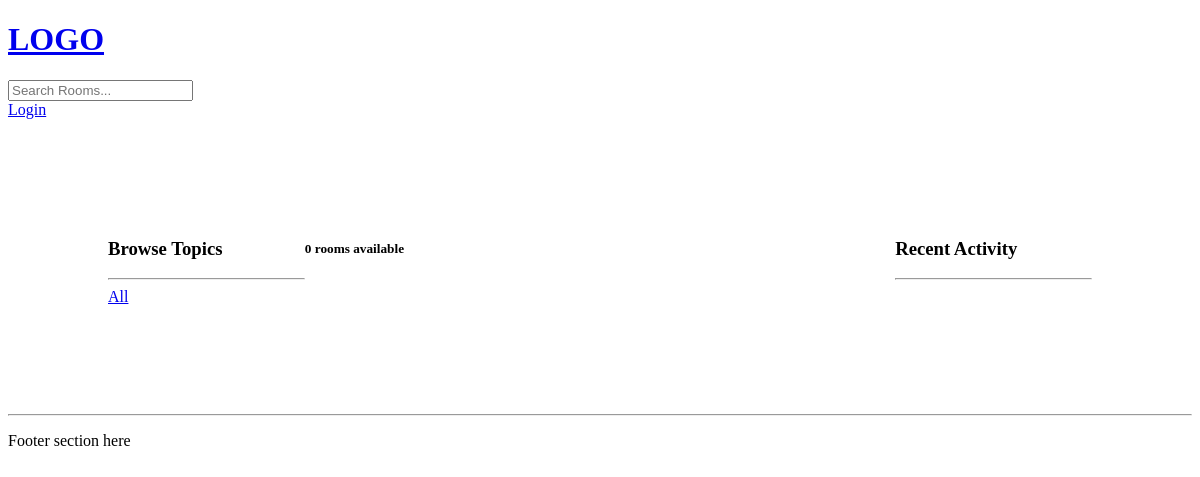
The app's page /, older data.
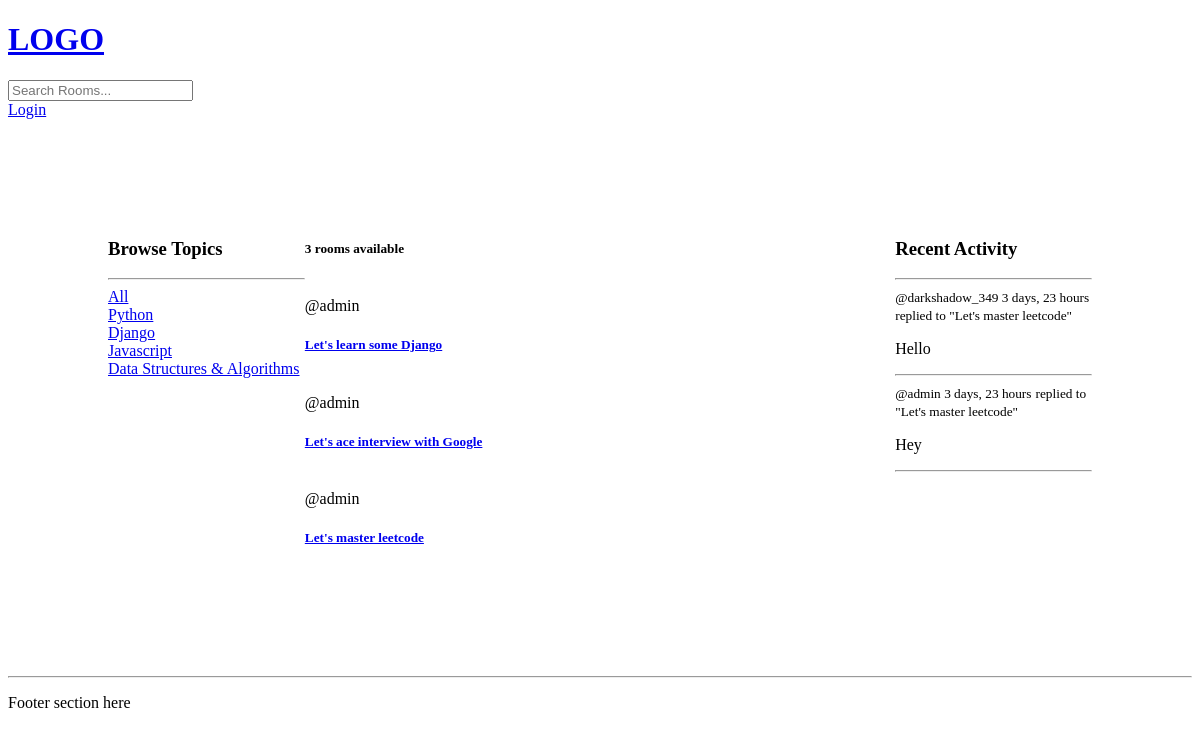
The same page, newer data.
### core/models.py (models this page shows, shortened)
class Topic(models.Model):
    name = models.CharField(max_length=200)

class Room(models.Model):
    host = models.ForeignKey(User, on_delete=models.SET_NULL, null=True)
    topic = models.ForeignKey(Topic, on_delete=models.SET_NULL, null=True)
    name = models.CharField(max_length=200)
    description = models.TextField(null=True, blank=True)
    participants=models.ManyToManyField(User, related_name="participants", blank=True)
    updated = models.DateTimeField(auto_now=True)
    created = models.DateTimeField(auto_now_add=True)
    class Meta:
        ordering = ['-updated', '-created']
    def __str__(self) -> str:
        return self.name

class Message(models.Model):
    user = models.ForeignKey(User, on_delete=models.CASCADE)
    room = models.ForeignKey(Room, on_delete=models.CASCADE)
    body = models.TextField()
    updated = models.DateTimeField(auto_now=True)
    created = models.DateTimeField(auto_now_add=True)
    class Meta:
        ordering = ['-updated', '-created']
    def __str__(self) -> str:
        return self.body[0:50]

### core/views.py (the view)
# urls.py: path('', views.home, name='home'),
def home(request):
    q = request.GET.get('q') if request.GET.get('q') is not None else ''
    rooms = Room.objects.filter(
        Q(topic__name__icontains=q) |
        Q(name__icontains=q) |
        Q(description__icontains=q)
        )
    room_count = rooms.count()
    topics = Topic.objects.all()
    room_messages = Message.objects.all()
    context = {
        'rooms': rooms,
        'topics': topics,
        'room_count': room_count,
        'room_messages': room_messages,
    }
    return render(request, 'core/home.html', context)

### core/templates/core/home.html (shortened to what this page needs)
{% extends 'base.html' %}
{% block content %}
<div class="home-container">
    <div>
        <h3>Browse Topics</h3>
        <hr>
        <a href="{% url 'core:home' %}">All</a>
        {% for topic in topics %}
            <div>
                <a href="{% url 'core:home' %}?q={{topic.name}}">{{topic.name}}</a>
            </div>
        {% endfor topics%}
    </div>
    <div>
        <div>
            <h5>{{room_count}} rooms available</h5>
            {% for room in rooms %}
                <div>
                    <br>
                    <span>@{{room.host}}</span>
                    <h5><a href="{% url 'core:room' room.id %}">{{room.name}}</a></h5>
                </div>
            {% endfor %}
        </div>
    </div>
    <div>
        <h3>Recent Activity</h3>
        <hr>
        {% for message in room_messages %}
            <div>
                <small>@{{ message.user }} {{ message.created | timesince }}</small>
                <small>replied to "{{ message.room }}"</small>
                <p>{{ message }}</p>
                <hr>
            </div>
        {% endfor %}
    </div>
</div>
{% endblock content %}

Row changes from the older to the newer data that the page shows:
added Topic: name "Python"
added Topic: name "Django"
added Topic: name "Javascript"
added Topic: name "Data Structures & Algorithms"
added Room: host "admin", name "Let's learn some Django"
added Room: host "admin", name "Let's ace interview with Google"
added Room: host "admin", name "Let's master leetcode"
added Message: user "darkshadow_349", created "3 days, 23 hours", room "Let's master leetcode", body "Hello"
added Message: user "admin", created "3 days, 23 hours", room "Let's master leetcode", body "Hey"
Text that changed along with them:
{{ room_count }}: "0" → "3"
